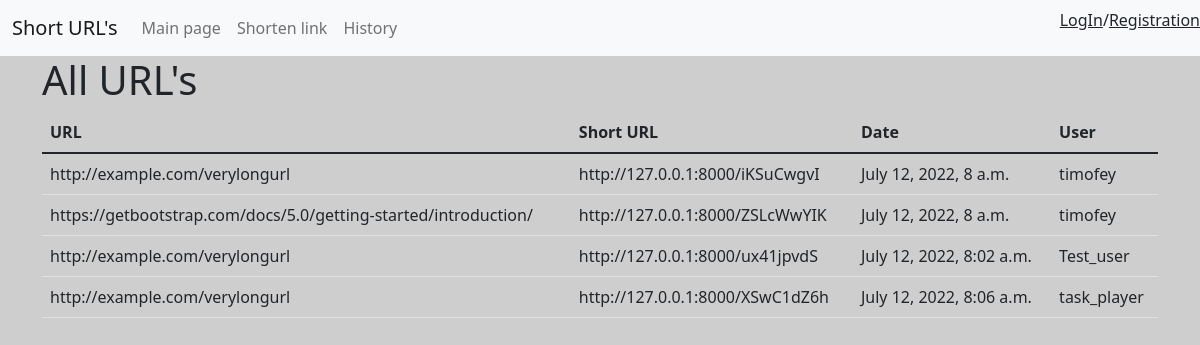
The page / on the database its author committed.
### shorturl/models.py (models this page shows, shortened)
class Urls(models.Model):
    user = models.ForeignKey(
        settings.AUTH_USER_MODEL, on_delete=models.CASCADE, related_name='urls', verbose_name="creator", default=''
    )
    url = models.CharField(max_length=300, verbose_name='URL')
    short = models.CharField(max_length=200, verbose_name='short')
    created_at = models.DateTimeField(auto_now=True)

### shorturl/views.py (the view)
# urls.py: 2. Add a URL to urlpatterns:  path('', views.home, name='home')
def home(request):
    all_urls = Urls.objects.all()
    return render(request, "main/main.html", {'all_urls': all_urls})

### templates/main/main.html (shortened to what this page needs)
{% extends "base.html" %}
{% load i18n static crispy_forms_filters%}
{% load static %}
{% block content %}
        <h1>All URL's</h1>
        <table class="table">
        <thead>
        <tr>
            <th>URL</th>
            <th>Short URL</th>
            <th>Date</th>
            <th>User</th>
        </tr>
        </thead>
        <tbody>
        {% for item in all_urls %}
                <tr>
                    <td>{{ item.url }}</td>
                    <td>http://127.0.0.1:8000/{{ item.short }}</td>
                    <td>{{ item.created_at }}</td>
                    <td>{{ item.user }}</td>
                </tr>
        {% endfor %}
          </tbody>
    </table>
{% endblock %}

### static/index.css (style rules this page uses)
body { background-color: #cecece; }

### rows shown on the page
Urls: url "http://example.com/verylongurl", short "iKSuCwgvI", created_at "July 12, 2022, 8 a.m.", user "timofey"
Urls: url "https://getbootstrap.com/docs/5.0/getting-started/introduction/", short "ZSLcWwYIK", created_at "July 12, 2022, 8 a.m.", user "timofey"
Urls: url "http://example.com/verylongurl", short "ux41jpvdS", created_at "July 12, 2022, 8:02 a.m.", user "Test_user"
Urls: url "http://example.com/verylongurl", short "XSwC1dZ6h", created_at "July 12, 2022, 8:06 a.m.", user "task_player"
